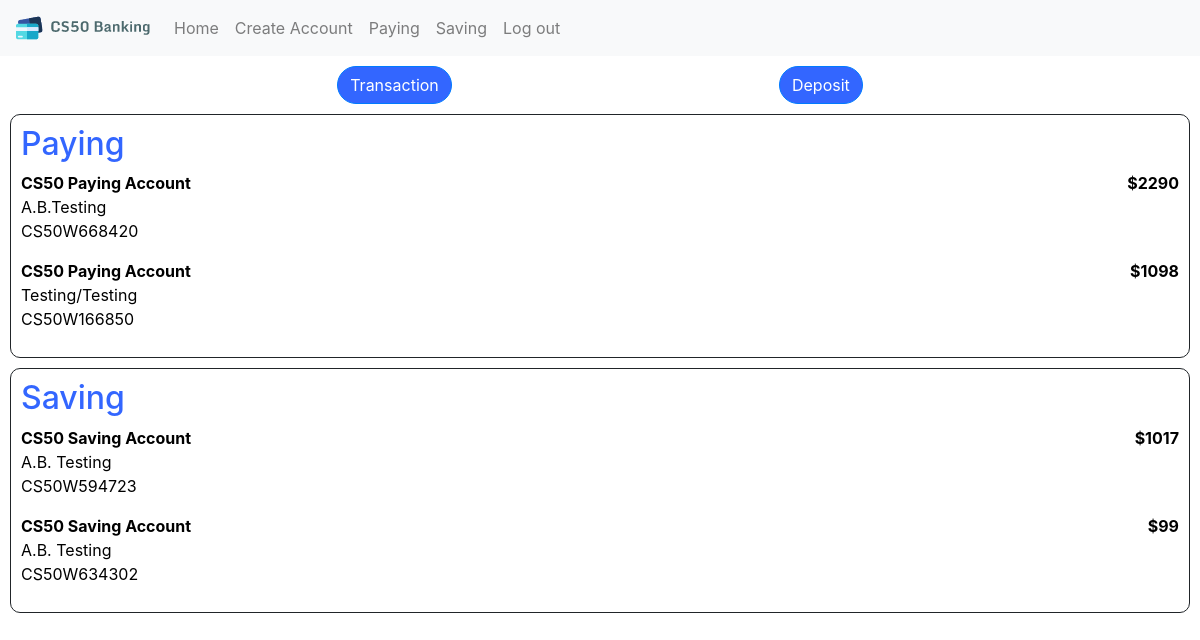
The page / (signed in) on the database its author committed.
### bank/models.py (models this page shows, shortened)
class Bankaccount(models.Model):
    holder = models.ManyToManyField('User', blank=False, related_name="account")
    holder_name = models.CharField(max_length=150)
    name = models.CharField(max_length=50)
    number = models.CharField(max_length=18, unique=True)
    amount = models.IntegerField()
    type = models.CharField(max_length=4)
    interest = models.IntegerField()

class User(AbstractUser):
    def __str__(self):
        return f"{self.first_name} {self.last_name}"

### bank/views.py (the view)
# urls.py: path("", views.index, name="index"),
def index(request):
    if request.user.is_authenticated:
        user = User.objects.get(pk=request.user.id)
        return render(request, "bank/index.html", {
            "user": user,
            "paying": True,
            "saving": True,
            "paying_accounts": user.account.filter(type = "Pay"),
            "saving_accounts": user.account.filter(type = "Save")
        })
    else:
        return login_view(request)

### bank/templates/bank/index.html (shortened to what this page needs)
{% extends "bank/layout.html" %}
{% load static %}
{% block body %}
    <div id"index_container">
        <div id="index_actions">
            <form action="{% url 'transaction' %}">
                <button type="submit" class="btn btn-primary btn-rounded">Transaction</button>
            </form>
            <form action="{% url 'deposit' %}">
                <button type="submit" class="btn btn-primary btn-rounded">Deposit</button>
            </form>
        </div>
        {% if paying %}
            <div id="index_paying">
                <h2>Paying</h2>
                {% for account in paying_accounts %}
                    <a id="account_href" href="{% url 'account' id=account.id %}">
                        <div id="paying_account{{ account.id }}">
                            <div id="paying_account_flex">
                                <b>{{ account.name }}</b>
                                <b>${{ account.amount }}</b>
                            </div>
                            <p>
                                {{ account.holder_name }}<br>
                                {{ account.number }}
                            </p>
                        </div>
                    </a>
                {% endfor %}
            </div>
        {% endif %}
        {% if saving %}
            <div id="index_saving">
                <h2>Saving</h2>
                {% for account in saving_accounts %}
                    <a id="account_href" href="{% url 'account' id=account.id %}">
                        <div id="saving_account{{ account.id }}">
                            <div id="saving_account_flex">
                                <b>{{ account.name }}</b>
                                <b>${{ account.amount }}</b>
                            </div>
                            <p>
                                {{ user }}<br>
                                {{ account.number }}
                            </p>
                        </div>
                    </a>
                {% endfor %}
            </div>
        {% endif %}
    </div>
{% endblock %}

### bank/static/bank/styles.css (style rules this page uses)
#index_paying, #index_saving, #account_transactions, .transaction_extra { border: 1px solid; border-radius: 10px; margin: 10px; padding: 10px; }
#index_actions { margin: 10px; }
#paying_account_flex, #saving_account_flex, .transaction_flex { display: flex; flex-direction: row; justify-content: space-between; cursor: pointer; }
#account_href:link, #account_href:hover, #account_href:visited, #account_href:active { color: black; text-decoration: none; }
#account_actions, #index_actions { display: flex; flex-direction: row; justify-content: space-evenly; }
h2 { color: rgb(51, 102, 255); }
.btn { background-color: rgb(51, 102, 255) !important; border-radius: 40px !important; }

### rows shown on the page
Bankaccount: name "CS50 Paying Account", amount "2290", holder_name "A.B.Testing", number "CS50W668420"
Bankaccount: name "CS50 Paying Account", amount "1098", holder_name "Testing/Testing", number "CS50W166850"
Bankaccount: name "CS50 Saving Account", amount "1017", number "CS50W594723"
User: first_name+last_name "A.B. Testing"
Bankaccount: name "CS50 Saving Account", amount "99", number "CS50W634302"
